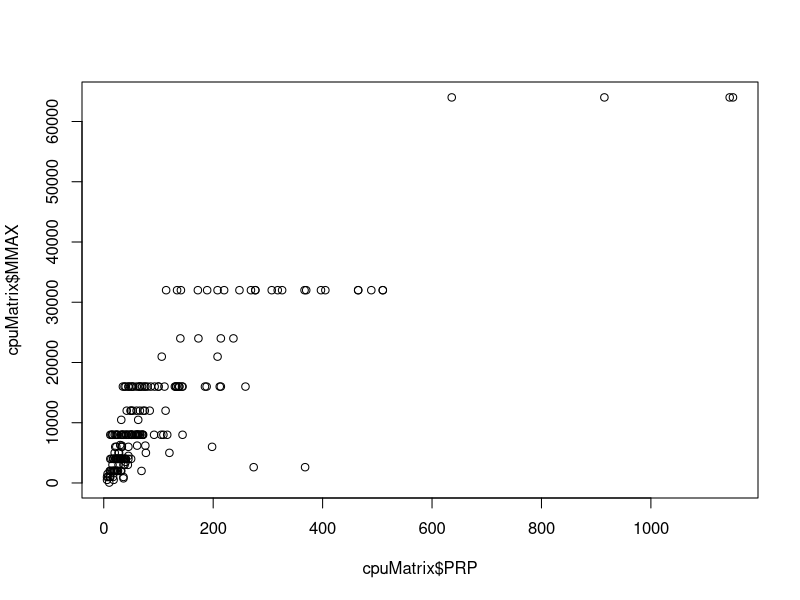
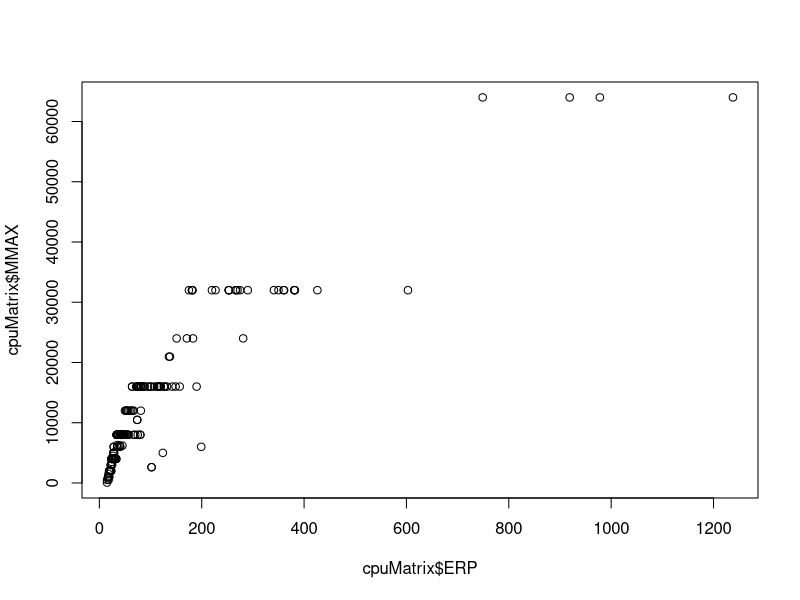
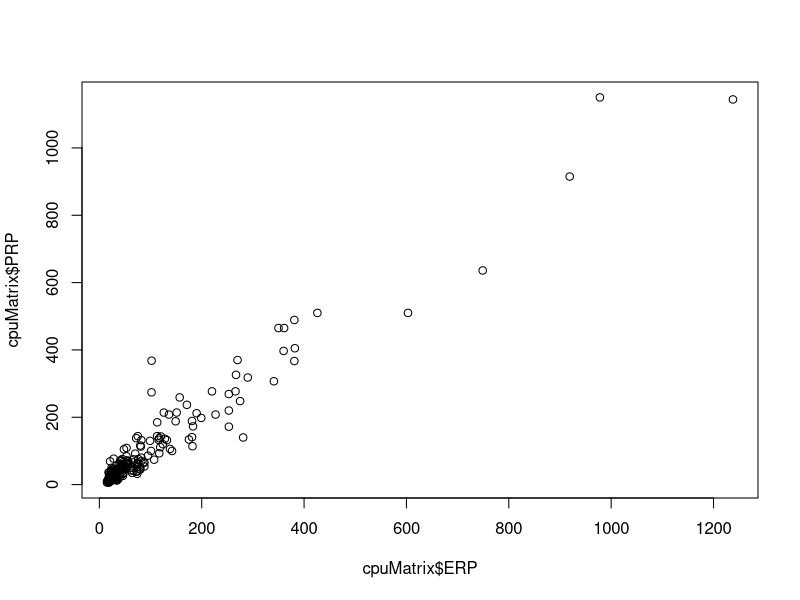

Generate these figures, in order, with R:
cpuData <- read.csv("machine.csv")

#Quitando las columnas no numericas
cpuMatrix <- cpuData[-1]
cpuMatrix <- cpuMatrix[-1]

#Correlacion de la matriz

cor(cpuMatrix)
#Grafica de scatter `para la correlacion de PRP y MMAX`
plot(cpuMatrix$PRP,cpuMatrix$MMAX)

#Grafica de scatter `para la correlacion de PRP y MMAX`
plot(cpuMatrix$ERP,cpuMatrix$MMAX)

#Grafica de scatter `para la correlacion de PRP y ERP`
plot(cpuMatrix$ERP,cpuMatrix$PRP)
